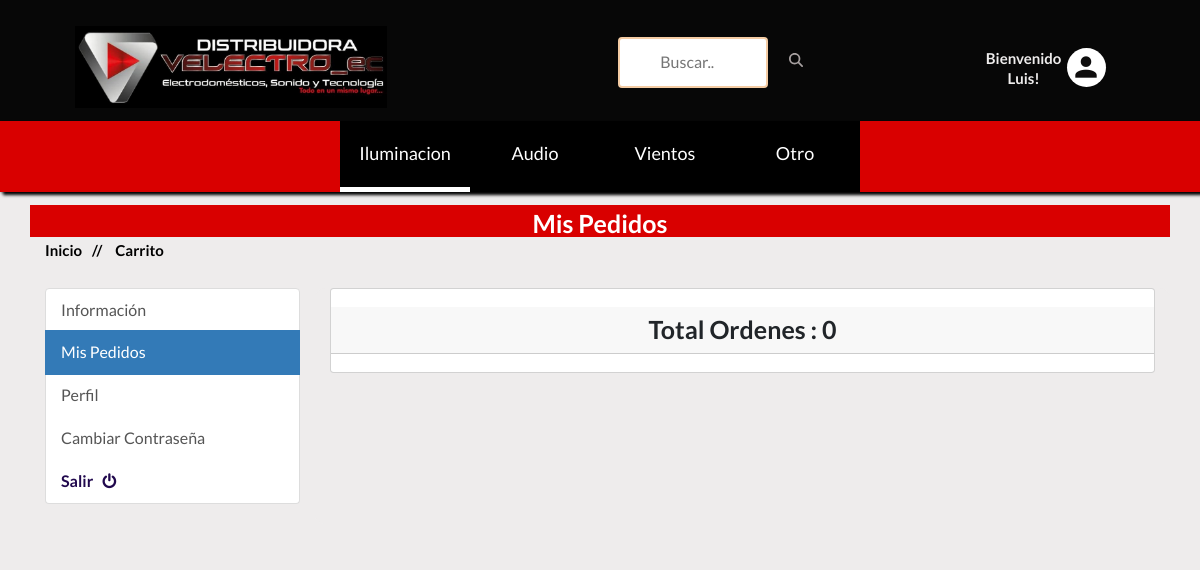
/account/my_orders/ (signed in), run on the app's committed database.
### accounts/models.py (models this page shows, shortened)
class Account(AbstractBaseUser):
    first_name = models.CharField(max_length=50)
    last_name = models.CharField(max_length=50)
    username = models.CharField(max_length=50, unique=True)
    email = models.EmailField(max_length=100, unique=True)
    Phone_number = models.CharField(max_length=50)
    is_admin = models.BooleanField(default=False)
    is_staff = models.BooleanField(default=False)
    is_active = models.BooleanField(default=False)
    is_superadmin = models.BooleanField(default=False)
    date_joined_for_format = models.DateTimeField(auto_now_add=True)
    last_login_for_format  = models.DateTimeField(auto_now_add=True)
    USERNAME_FIELD = 'email'
    REQUIRED_FIELDS = ['username', 'first_name', 'last_name']
    objects = AccountManger()

### shop/models.py (models this page shows, shortened)
class Subcategory(models.Model):
    name = models.CharField(max_length=100, unique=True)
    slug = models.SlugField(max_length=100, unique=True)
    class Meta:
        verbose_name = 'Categoria'
        verbose_name_plural = 'categorias'
    def get_subcategory_slug_url(self):
        return reverse('shop:subcategries', args=[self.slug])

### accounts/views.py (the view)
# urls.py: path('my_orders/', views.my_orders, name='my_orders'),
@login_required(login_url = 'accounts:login')
def my_orders(request):
    orders = Order.objects.filter(user=request.user, is_ordered=True).order_by('-created_at')
    orders_count = orders.count()
    context = {
        'orders':orders,
        'orders_count':orders_count,
    }
    return render(request, 'shop/accounts/dashboard/my_orders.html', context)

### shop/context_processors.py (called while the page is built)
def category_list(request):
    return {
        'categories' : Category.objects.all(),
        'subcategories': Subcategory.objects.all()
    }

### shop/models.py (called while the page is built)
    def get_category_slug_url(self):
        return reverse('shop:categries', args=[self.subcategory1.slug,self.slug])

### templates/shop/accounts/dashboard/my_orders.html (shortened to what this page needs)
{% extends '../../../base.html' %}
{% load static %}
{% block content %}
<div  class="pages-title section-padding">
    <div  class="container">
        <div  style="background:#D90000" class="row">
            <div class="col-xs-12">
                <div class="pages-title-text text-center">
                    <h2 style="color:white">Mis pedidos</h2>
                    <ul class="text-left">
                        <li><a style="color:black" href="\">Inicio </a></li>
                        <li style="color:black"><span> // </span>Carrito</li>
                    </ul>
                </div>
            </div>
        </div>
    </div>
</div>
<section style="background:rgb(238, 236, 236)" class="section-conten padding-y bg">
    <br><br>
  <div class="container">
    <div class="row">
      {% include "includes/dashboard_slider.html" %}
      <main style="background:rgb(238, 236, 236);border-radius:10px" class="col-md-9">
        <article class="card"><br>
          <header class="card-header text-center">
            <strong style="font-size:25px" class="d-inline-block mr-3">Total Ordenes : {{orders_count}}</strong>
          </header>
          <br>
        </article>
      </main>
      <br>
    </div>
  </div>
<br>
</section>
{% endblock content %}

### templates/base.html (shortened to what this page needs)
{% load static %}
<!doctype html>
<html class="no-js" lang="">
<head>
    <link href="https://cdn.jsdelivr.net/npm/bootstrap@5.3.1/dist/css/bootstrap.min.css" rel="stylesheet">
    <link rel="stylesheet" href="{% static 'css/bootstrap.min.css' %}">
    <link rel="stylesheet" href="{% static 'css/animate.css' %}">
    <link rel="stylesheet" href="{% static 'css/materialdesignicons.min.css' %}">
    <link rel="stylesheet" href="{% static 'css/jquery.simpleLens.css' %}">
    <link rel="stylesheet" href="{% static 'css/jquery-ui.min.css' %}">
    <link rel="stylesheet" href="{% static 'css/meanmenu.min.css' %}">
    <link rel="stylesheet" href="{% static 'css/nivo-slider.css' %}">
    <link rel="stylesheet" href="{% static 'css/owl.carousel.css' %}">
    <link rel="stylesheet" href="{% static 'css/style.css' %}">
    <link rel="stylesheet" href="{% static 'css/responsive.css' %}">
    <link rel="stylesheet" href="https://cdnjs.cloudflare.com/ajax/libs/font-awesome/4.7.0/css/font-awesome.min.css">
</head>
<body style="background: rgb(238, 236, 236)">
    <header style="background:black" class="header-one header-two">
        <div class="container-primer">
            <div class="img">
                <a href="\"> <img src="{% static '/img/logo2.jpg' %}" alt="">
                </a>
            </div>
            <div class="searches">
                <form id="searchh" action={% url 'shop:search' %} method="GET">
                    <input  type="text" name="keyword" placeholder="Buscar..">
                    <div class="btn">
                    </div>
                </form>
            </div>
            <div class="middel-top clearfix tercero">
                    <div class="welcome">
                        {% if user.id is None %}
                        <div class="welcome-profile">
                            <p style="color:rgb(238, 236, 236)"><b>Bienvenido</b></p>
                        </div>
                        {% else %}
                        <div class="welcome-profile">
                            <p style="color:rgb(238, 236, 236)"><b>Bienvenido {{user.first_name | capfirst}}!</b></p>
                        </div>
                        {% endif %}
                    </div>
                    <div class="profile">
                        <ul class="clearfix right floatright panel-up">
                            <li>
                                <a style="color:rgb(14, 13, 13)" href="#"><i class="mdi mdi-account"></i></a>
                            </li>
                        </ul>
                    </div>
            </div>
         </div>
        <div>
            <ul class="fase-child">
                {% for subcategory in subcategories %}
                <li class="sub-list"><a style="color:white" href={{subcategory.get_subcategory_slug_url}}>{{subcategory.name}}</a>
                </li>
                {% endfor %}
            </ul>
        </div>
    </header>
    {% block content %}
    {% endblock content %}
</body>
</html>

### core/static/css/style.css (style rules this page uses)
html { overflow-x: hidden; overflow-y: scroll !important; }
html, body { height: 100% }
.floatright { float:right }
img { max-width:100%; }
p { margin:0px; }
h1, h2, h3, h4, h5, h6 { margin: 0 0 10px; font-family: 'Lato', sans-serif; text-transform:capitalize; font-weight:600; }
a { transition: all 0.3s ease 0s; text-decoration:none; color: white; text-transform:capitalize; }
i { font-size:16px; }
p { color:black; font-size:15px; font-weight:400; line-height:20px; }
ul { list-style: outside none none; margin: 0; padding: 0 }
ul li { float:left; }
.section-padding { padding: 1em !important; }
body { font-family: 'Lato', sans-serif; color:#f4cca4; font-size:13px; font-weight:400; }
.middel-top .left, .middel-top .right { width: 20%; }
.middel-top { border: 1px solid #ccc; border-top: 0px solid #ccc; border: 4px solid red; }
.middel-top .right a { font-size: 16px; line-height: 75px; }
.middel-top .right li:last-child a i { border: 0 none; }
.header-one .right li { position:relative; }
.middel-top .right a i { border-right: 1px solid #ccc; width: 100%; line-height: 30px; }
header.header-one { box-shadow: 0 0 3px rgba(25, 25, 25, 0.56); position: relative; z-index: 999; }
.header-two .middel-top .left, .header-two .middel-top .right { width: auto; }
.pages-title ul.text-left { position: absolute; }
.pages-title-text h2 { margin: 0; color:#333; font-size:32px; padding: 0 }
.pages-title li { font-weight: 600; text-transform: capitalize; }
.pages-title ul span { padding: 0 10px; }
.single-blog-page .post-title li, .post-title li a,.share-tag a ,.author-des > span,.recent-post h5, .recent-post span ,.error-content button ,.error-content input,.error-content > h5,.pages-title li ,.right.floatright input,.member-btn > a,.pagnation-ul a { color: #999; }
.text-left>li:first-child>a { color:gray }
.container-primer { background-color: rgb(7, 7, 7); display: flex; flex-direction: row; justify-content: space-around; align-items: center; padding: 2em 0 1em 0; }
.img>a>img { width: 8em; }
.container-primer>div { text-align: center; font-size: 3em; }
.container-primer>div:nth-child(2) { width: 30%; justify-self: start; align-self: start; }
.tercero { display: flex; flex-direction: row; border: 0; }
.tercero>div { display: flex; justify-content: center; width: 2em; }
.tercero>.welcome { display: flex; align-items: center; position: absolute; right: 1.6em; }
.tercero>div>ul>li { display: flex; justify-content: center; align-items: center; width: 1em; height: 1em; padding: 0; border-radius: 100%; background-color: white; }
.tercero>div>ul>li>a { display: flex; align-items: center; height: 3em; }
.tercero>div>ul>li>a>i { font-size: 2em; }
.fase-child { margin-bottom: 0; background-color: #D90000; display: flex; justify-content: center; position:relative; box-shadow: 3px 3px 3px black }
.fase-child>li { display: flex; background-color: rgba(0, 0, 0); list-style: none; cursor: pointer; width: 10em; transition: all 0.3s ease 0s; outline: none; }
.fase-child>li>a { align-items: stretch; padding: 20px 0 20px 0; text-align: center; width: 100%; font-size: 18px; }
.fase-child>li:first-child { border-left: none; border-bottom: 5px solid white; }
.text-left { margin-bottom: 2em; }
.text-left>li { font-size: 15px; color: gray; }
.text-center>h2 { margin-top: 5px; }

### core/static/css/responsive.css (style rules this page uses)
@media (min-width: 1200px) and (max-width: 1666px) { html { overflow-x: hidden } }
@media (min-width: 1200px) and (max-width: 1666px) { html { overflow-x: hidden; } }
@media (min-width: 1200px) and (max-width: 1265px) { html { overflow-x: hidden } }
@media (min-width: 1170px) and (max-width: 1200px) { html { overflow-x: hidden } }
header .logo,.middel-top .right a { line-height: 50px; }
.middel-top .center ,.middel-top .left, .middel-top .right { width: 100%; }
.middel-top,.middel-top .center { border: 0 none; }
.middel-top { display: inline-block; position: relative; text-align: center; }
.pages-title-text h2 { font-size: 25px; }
.pages-title ul.text-left { top: 35px; }

### templates/base.html (style rules this page uses)
#searchh input[type=text] { width: 150px; margin-top:10px; margin-bottom:10px; box-sizing: border-box; border: 2px solid #f4cca4; border-radius: 4px; font-size: 16px; color:#1c1427; background-color: #fff; background-position: 10px 10px; background-repeat: no-repeat; padding: 12px 20px 12px 40px; -webkit-transition: width 0.4s ease-in-out; transition: width 0.4s ease-in-out; }
svg { fill:#a7a0a0 }

### data on the page
Account: first_name "Luis"
Subcategory: name "Iluminacion"
Subcategory: name "Audio"
Subcategory: name "Vientos"
Subcategory: name "Otro"

### other printed values
{{ orders_count }} "0"
